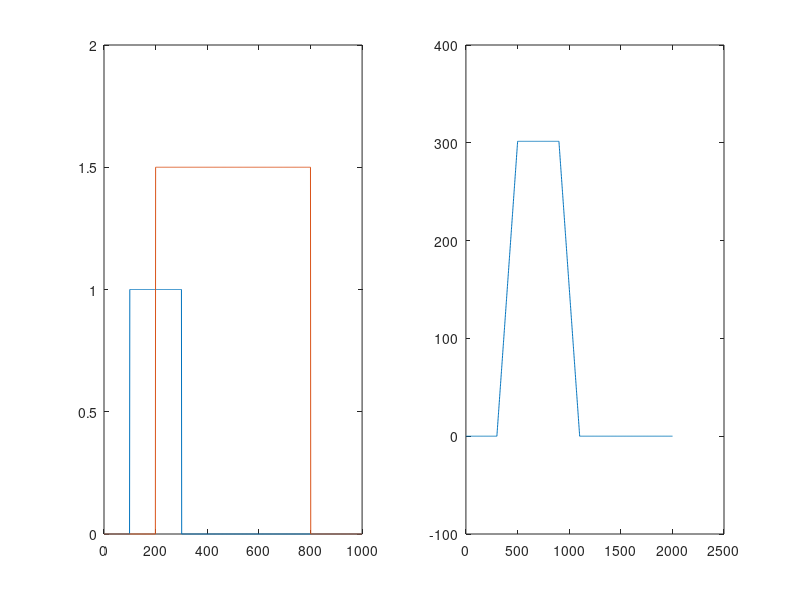

MATLAB code to generate this figure:
clc
clear all;

t = 0:1:1000;

for i = 1:length(t)
    if(t(i)>=100 && t(i)<=300)
        amplitude = 1;
        y(i) = amplitude;
    else
        amplitude = 0;
        y(i) = amplitude;
    end
end



for i = 1:length(t)
    if(t(i)>= 200 && t(i)<=800)
        amplitude = 1.5;
        y2(i) = amplitude;
    else
        amplitude = 0;
        y2(i) = amplitude;
    end
end
figure;
subplot(1,2,1);
plot(t,y);
hold on;
plot(t,y2);
hold off;

z = xcorr(y,y2);
disp('crosscorrelation')


subplot(1,2,2);
plot(z);
